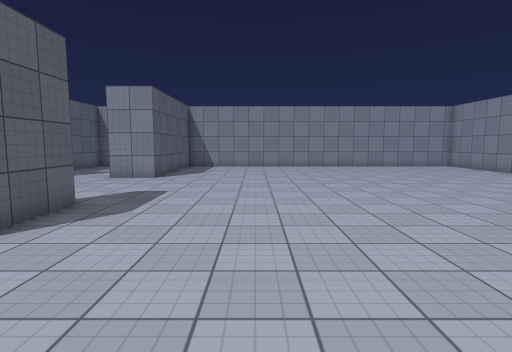
[1] (above)

17 first-person views from a walk through a scene from a Unity 3-D project. The camera is 1.5 m above the floor, tilts 6° down and sees 80° across. The floor is counted in squares, 1 m on a side. Each view is taken from the middle of a square. On the plan, view 1 faces up. The plan holds only what a view shows up to about 15 squares ahead; the rest is blank. The place goes on beyond the plan. The player is left out. Surface patterns are stand-ins for the level's own textures.

[2]
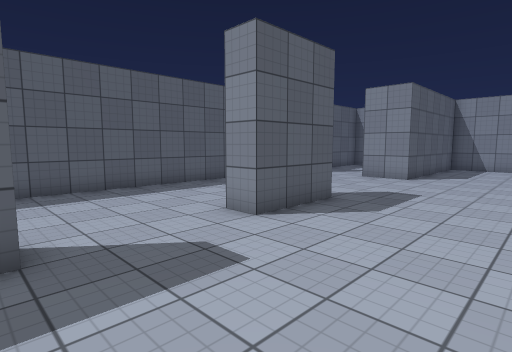

[3]
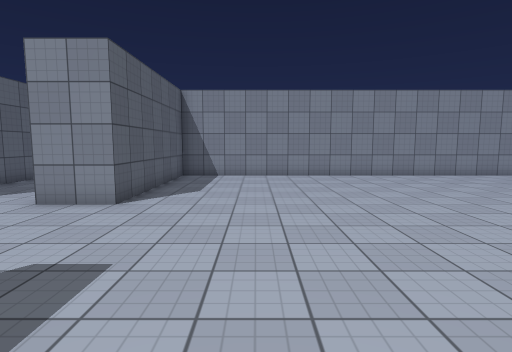

[4]
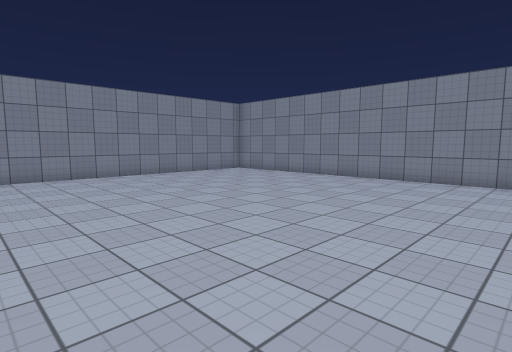

[5]
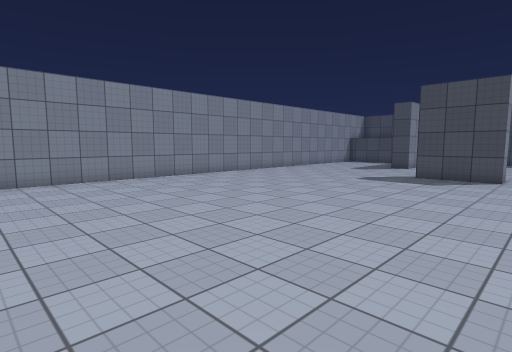

[6]
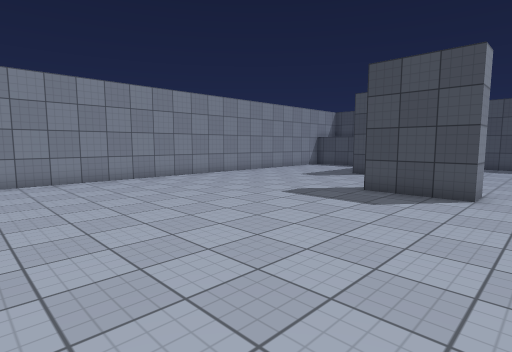

[7]
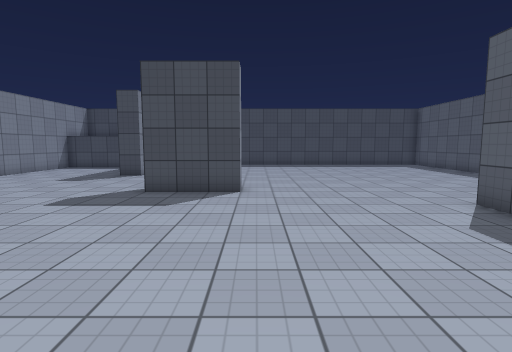

[8]
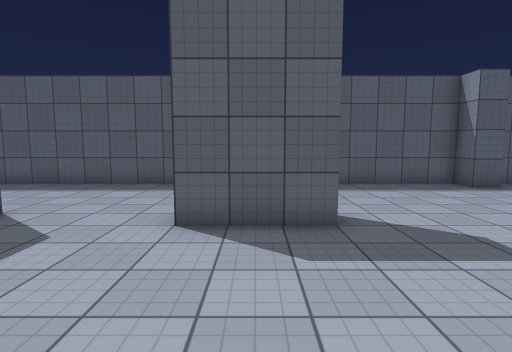

[9]
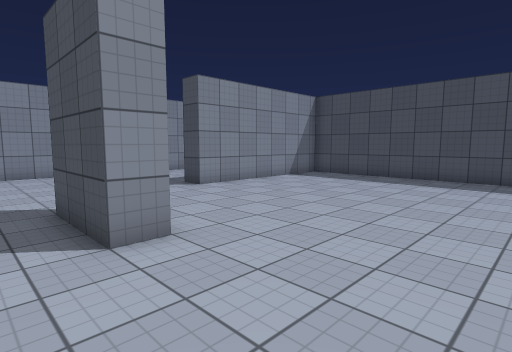

[10]
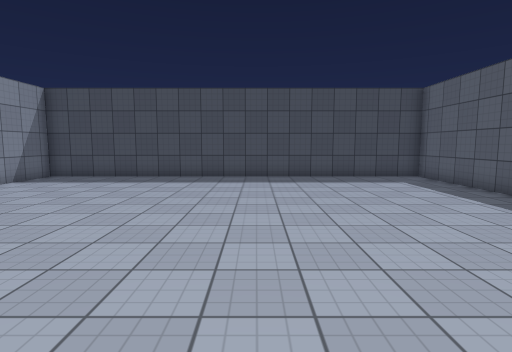

[11]
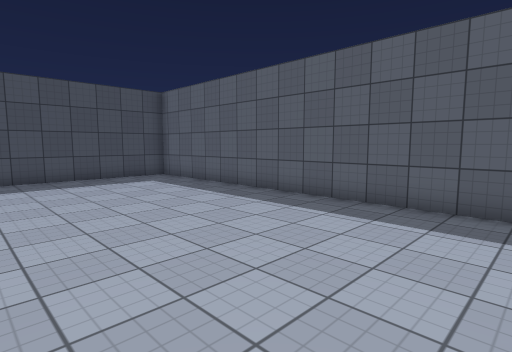

[12]
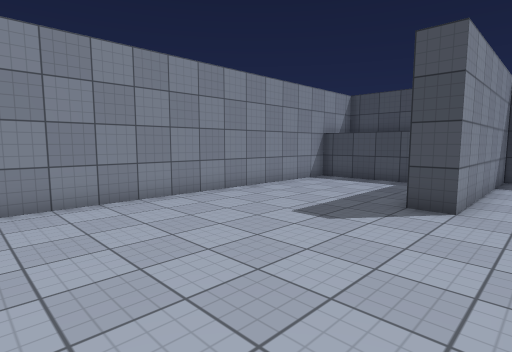

[13]
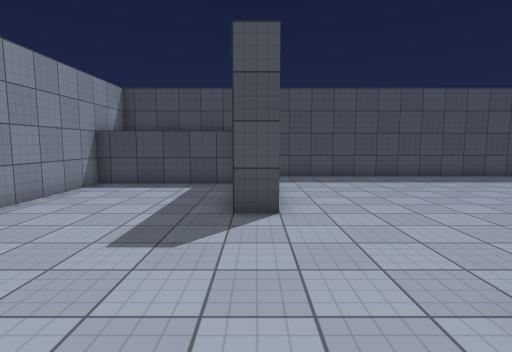

[14]
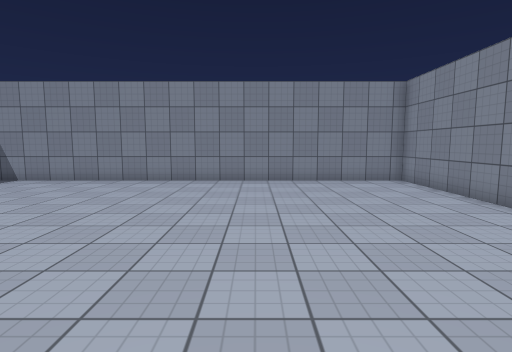

[15]
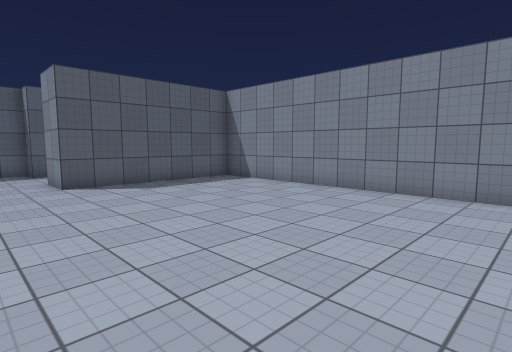

[16]
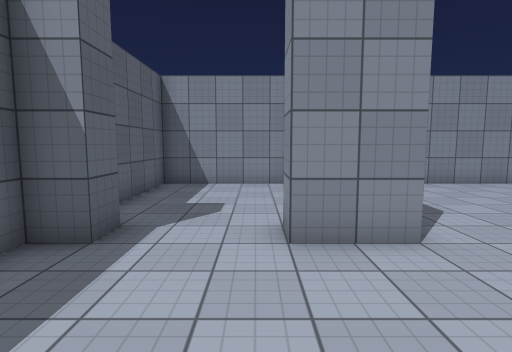

[17]
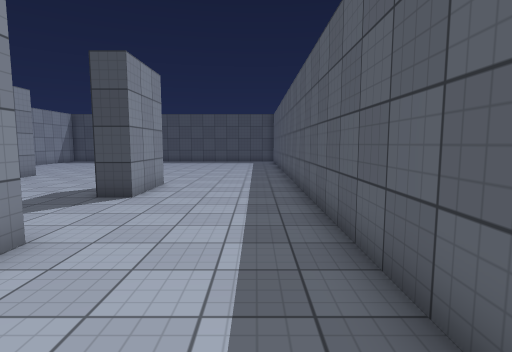

### Floor plan
Points are (right, up) in squares from view 1. A wall is a line through its corners. A room is listed if a view was taken in it or the views show most of it. See-through windows are left out.
Room 1 (views 1, 2, 3, 4, 5, 6, 7, 8, 9, 10, 11, 12, 13, 14, 15, 16, 17)
walls: (-4.5, -1.5) (-4.5, -2.5); (1.5, -5.6) (1.5, -4.5) (4.5, -4.5); (-4.5, 7.6) (-4.5, 4.5) (-5.5, 4.5) (-5.5, 5); (-5.5, -2.5) (-5.5, 0.5) (-4.5, 0.5); (-9.5, 14.6) (-9.5, 13.5) (-10.5, 13.5) (-10.5, -17) (6.5, -17) (6.5, -9.5) (7.5, -9.5); (7.9, -14.5) (13, -14.5) (13, 20.5) (-4.5, 20.5) (-4.5, 13.5) (-6.5, 13.5) (-6.5, 14.5); (-5.9, 20.5) (-10.5, 20.5) (-10.5, 15.2)

Where each view was taken, in squares from view 1:
view 1: 0 up, 0 right, facing up
view 2: 0 up, 0 right, facing up-left
view 3: 6 up, 1 left, facing up
view 4: 6 up, 0 right, facing up-right
view 5: 10 up, 0 right, facing down-right
view 6: 5 up, 0 right, facing down-right
view 7: 5 up, 1 right, facing down
view 8: 6 up, 1 right, facing left
view 9: 3 down, 3 left, facing down-right
view 10: 3 down, 3 left, facing down
view 11: 3 down, 3 left, facing down-left
view 12: 2 down, 5 right, facing down-right
view 13: 3 down, 7 right, facing down
view 14: 8 up, 7 right, facing up
view 15: 11 up, 7 right, facing up-left
view 16: 9 up, 7 left, facing up
view 17: 9 up, 9 left, facing down
